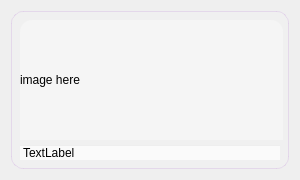
<?xml version="1.0" encoding="UTF-8"?>
<ui version="4.0">
 <class>image_widget</class>
 <widget class="QWidget" name="image_widget">
  <property name="geometry">
   <rect>
    <x>0</x>
    <y>0</y>
    <width>300</width>
    <height>180</height>
   </rect>
  </property>
  <property name="sizePolicy">
   <sizepolicy hsizetype="Ignored" vsizetype="Ignored">
    <horstretch>0</horstretch>
    <verstretch>0</verstretch>
   </sizepolicy>
  </property>
  <property name="minimumSize">
   <size>
    <width>300</width>
    <height>180</height>
   </size>
  </property>
  <property name="maximumSize">
   <size>
    <width>300</width>
    <height>180</height>
   </size>
  </property>
  <property name="windowTitle">
   <string>Form</string>
  </property>
  <property name="styleSheet">
   <string notr="true">QWidget#sub_widget {
    border-radius: 12px;                          /* Rounded corners like sidebar */
    background-color: rgba(255, 255, 255, 0.08); /* Very translucent dark */
    border: 1px solid rgba(200, 160, 220, 0.3);  /* Subtle glass border */
    padding: 5px;                                 /* Inner padding */
}

/* Optional: add hover effect */
QWidget#sub_widget:hover {
    background-color: rgba(220, 180, 240, 0.15); /* Slight highlight on hover */
    border: 1px solid rgba(230, 190, 250, 0.4);
    box-shadow: 0 0 12px rgba(200, 150, 230, 0.3);
}


QWidget#sub_widget QLabel#img_lbl {
    border-top-left-radius: 12px;
    border-top-right-radius: 12px;
    border-bottom-left-radius: 0;
    border-bottom-right-radius: 0;
    background-color: #f5f5f5;
    /* Force the label to clip its contents to the border radius */
    border: none;
}

QWidget#sub_widget QWidget#img_info {
    background-color: #fafafa;
    border-top: 1px solid #eee;
    border-radius: 0 0 12px 12px;
}</string>
  </property>
  <layout class="QVBoxLayout" name="verticalLayout" stretch="0">
   <property name="spacing">
    <number>0</number>
   </property>
   <item>
    <widget class="QWidget" name="sub_widget" native="true">
     <layout class="QVBoxLayout" name="verticalLayout_2" stretch="3,1">
      <item>
       <widget class="QLabel" name="img_lbl">
        <property name="sizePolicy">
         <sizepolicy hsizetype="Fixed" vsizetype="Fixed">
          <horstretch>0</horstretch>
          <verstretch>0</verstretch>
         </sizepolicy>
        </property>
        <property name="minimumSize">
         <size>
          <width>263</width>
          <height>120</height>
         </size>
        </property>
        <property name="maximumSize">
         <size>
          <width>263</width>
          <height>120</height>
         </size>
        </property>
        <property name="text">
         <string>image here</string>
        </property>
        <property name="scaledContents">
         <bool>false</bool>
        </property>
       </widget>
      </item>
      <item>
       <widget class="QLabel" name="img_info">
        <property name="text">
         <string>TextLabel</string>
        </property>
       </widget>
      </item>
     </layout>
    </widget>
   </item>
  </layout>
 </widget>
 <resources/>
 <connections/>
</ui>
